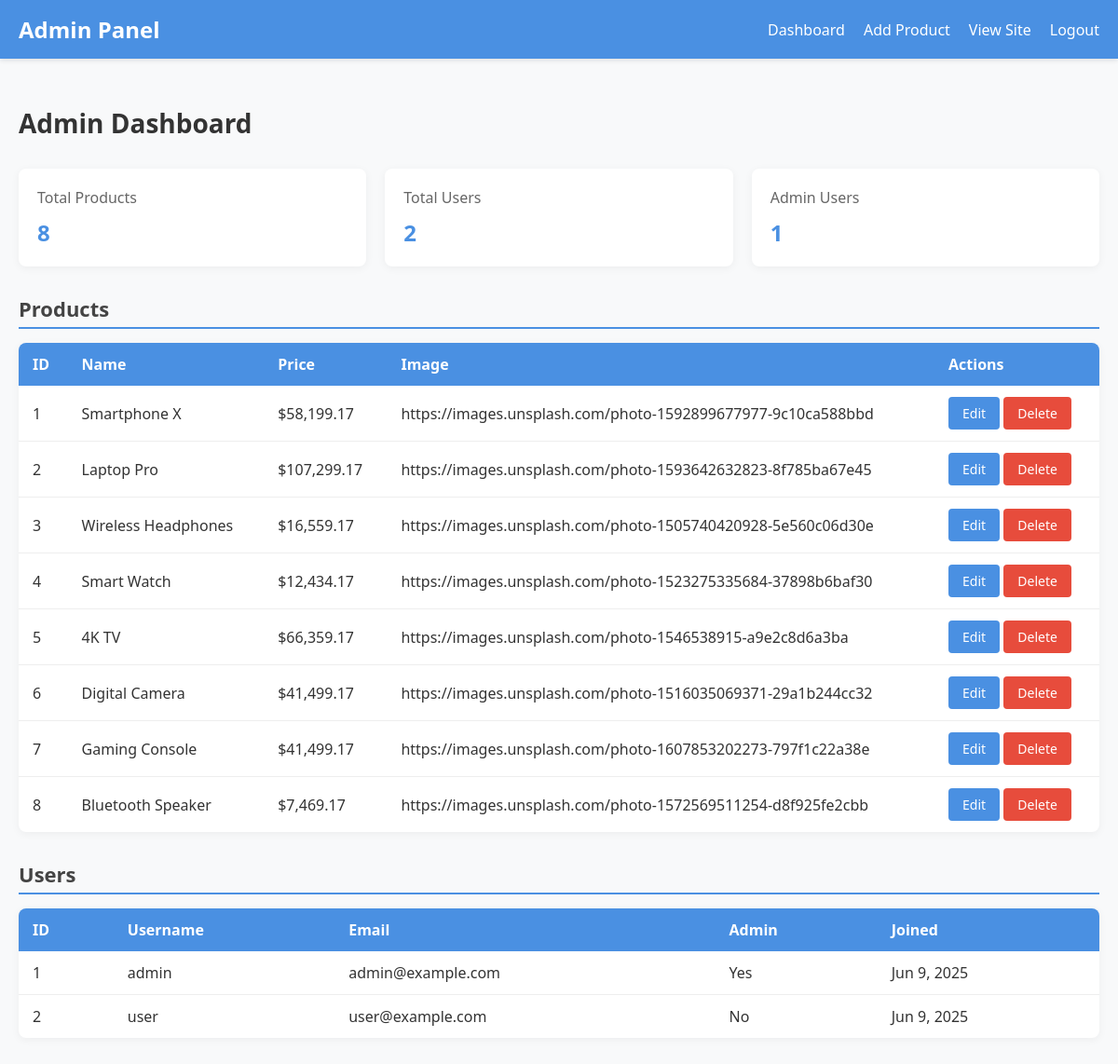
Page /admin/dashboard.php (signed in) on the committed database.
### tables this page shows
CREATE TABLE users (
  id int(11) NOT NULL AUTO_INCREMENT,
  username varchar(50) NOT NULL,
  password varchar(255) NOT NULL,
  email varchar(100) NOT NULL,
  created_at datetime DEFAULT CURRENT_TIMESTAMP,
  is_admin tinyint(1) DEFAULT 0,
  PRIMARY KEY (id),
  UNIQUE KEY username (username),
  UNIQUE KEY email (email)
);

CREATE TABLE products (
  id int(11) NOT NULL AUTO_INCREMENT,
  name varchar(100) NOT NULL,
  description text NOT NULL,
  price decimal(10,2) NOT NULL,
  image varchar(255) DEFAULT 'https://via.placeholder.com/300',
  created_at datetime DEFAULT CURRENT_TIMESTAMP,
  updated_at datetime DEFAULT CURRENT_TIMESTAMP ON UPDATE CURRENT_TIMESTAMP,
  PRIMARY KEY (id)
);

### admin/dashboard.php (the view, shortened to what this page needs)
<?php include '../db.php';
$stmt = $pdo->query("SELECT * FROM products");
$products = $stmt->fetchAll(PDO::FETCH_ASSOC);
$stmt = $pdo->query("SELECT * FROM users");
$users = $stmt->fetchAll(PDO::FETCH_ASSOC);
?>
<!DOCTYPE html>
<html lang="en">
<head>
</head>
<body>
    <header>
        <div class="header-content">
            <div class="logo">Admin Panel</div>
            <div class="nav-links">
                <a href="dashboard.php">Dashboard</a>
                <a href="add_product.php">Add Product</a>
                <a href="../index.php">View Site</a>
                <a href="logout.php">Logout</a>
            </div>
        </div>
    </header>
    <div class="container">
        <h1 class="dashboard-title">Admin Dashboard</h1>
        <div class="stats-container">
            <div class="stat-card">
                <div class="stat-title">Total Products</div>
                <div class="stat-value"><?= count($products) ?></div>
            </div>
            <div class="stat-card">
                <div class="stat-title">Total Users</div>
                <div class="stat-value"><?= count($users) ?></div>
            </div>
            <div class="stat-card">
                <div class="stat-title">Admin Users</div>
                <div class="stat-value">
                    <?= count(array_filter($users, function($user) { return $user['is_admin']; })) ?>
                </div>
            </div>
        </div>
        <h2 class="section-title">Products</h2>
        <table>
            <thead>
                <tr>
                    <th>ID</th>
                    <th>Name</th>
                    <th>Price</th>
                    <th>Image</th>
                    <th>Actions</th>
                </tr>
            </thead>
            <tbody>
                <?php foreach ($products as $product): ?>
                    <tr>
                        <td><?= $product['id'] ?></td>
                        <td><?= htmlspecialchars($product['name']) ?></td>
                        <td>$<?= number_format($product['price'], 2) ?></td>
                        <td><?= htmlspecialchars($product['image']) ?></td>
                        <td>
                            <a href="edit_product.php?id=<?= $product['id'] ?>" class="btn btn-primary">Edit</a>
                            <a href="delete_product.php?id=<?= $product['id'] ?>" class="btn btn-danger" onclick="return confirm('Are you sure you want to delete this product?')">Delete</a>
                        </td>
                    </tr>
                <?php endforeach; ?>
            </tbody>
        </table>
        <h2 class="section-title">Users</h2>
        <table>
            <thead>
                <tr>
                    <th>ID</th>
                    <th>Username</th>
                    <th>Email</th>
                    <th>Admin</th>
                    <th>Joined</th>
                </tr>
            </thead>
            <tbody>
                <?php foreach ($users as $user): ?>
                    <tr>
                        <td><?= $user['id'] ?></td>
                        <td><?= htmlspecialchars($user['username']) ?></td>
                        <td><?= htmlspecialchars($user['email']) ?></td>
                        <td><?= $user['is_admin'] ? 'Yes' : 'No' ?></td>
                        <td><?= date('M j, Y', strtotime($user['created_at'])) ?></td>
                    </tr>
                <?php endforeach; ?>
            </tbody>
        </table>
    </div>
</body>
</html>

### admin/dashboard.php (style rules this page uses)
* { margin: 0; padding: 0; box-sizing: border-box; font-family: 'Segoe UI', Tahoma, Geneva, Verdana, sans-serif; }
body { background-color: #f8f9fa; color: #333; }
.container { max-width: 1200px; margin: 0 auto; padding: 20px; }
header { background-color: #4a90e2; color: white; padding: 15px 0; margin-bottom: 30px; box-shadow: 0 2px 5px rgba(0, 0, 0, 0.1); }
.header-content { display: flex; justify-content: space-between; align-items: center; max-width: 1200px; margin: 0 auto; padding: 0 20px; }
.logo { font-size: 24px; font-weight: bold; }
.nav-links { display: flex; align-items: center; gap: 20px; }
.nav-links a { color: white; text-decoration: none; font-weight: 500; transition: opacity 0.3s; }
.dashboard-title { margin-bottom: 30px; font-size: 28px; color: #333; }
.section-title { margin: 30px 0 15px; font-size: 22px; color: #444; border-bottom: 2px solid #4a90e2; padding-bottom: 5px; }
.btn { display: inline-block; padding: 8px 15px; border-radius: 4px; text-decoration: none; font-weight: 500; transition: background-color 0.3s; border: none; cursor: pointer; font-size: 14px; }
.btn-primary { background-color: #4a90e2; color: white; }
.btn-danger { background-color: #e74c3c; color: white; }
table { width: 100%; border-collapse: collapse; margin-bottom: 30px; background-color: white; box-shadow: 0 2px 10px rgba(0, 0, 0, 0.05); border-radius: 8px; overflow: hidden; }
th { background-color: #4a90e2; color: white; padding: 12px 15px; text-align: left; }
td { padding: 12px 15px; border-bottom: 1px solid #eee; }
tr:last-child td { border-bottom: none; }
.stats-container { display: grid; grid-template-columns: repeat(3, 1fr); gap: 20px; margin-bottom: 30px; }
.stat-card { background-color: white; padding: 20px; border-radius: 8px; box-shadow: 0 2px 10px rgba(0, 0, 0, 0.05); }
.stat-title { font-size: 16px; color: #666; margin-bottom: 10px; }
.stat-value { font-size: 24px; font-weight: bold; color: #4a90e2; }

### rows in the picture
users: is_admin "1", id "1", username "admin", email "admin@example.com", shows "Yes", created_at "Jun 9, 2025"
products: id "1", name "Smartphone X", price "58,199.17", image "https://images.unsplash.com/photo-1592899677977-9c10ca588bbd"
products: id "2", name "Laptop Pro", price "107,299.17", image "https://images.unsplash.com/photo-1593642632823-8f785ba67e45"
products: id "3", name "Wireless Headphones", price "16,559.17", image "https://images.unsplash.com/photo-1505740420928-5e560c06d30e"
products: id "4", name "Smart Watch", price "12,434.17", image "https://images.unsplash.com/photo-1523275335684-37898b6baf30"
products: id "5", name "4K TV", price "66,359.17", image "https://images.unsplash.com/photo-1546538915-a9e2c8d6a3ba"
products: id "6", name "Digital Camera", price "41,499.17", image "https://images.unsplash.com/photo-1516035069371-29a1b244cc32"
products: id "7", name "Gaming Console", price "41,499.17", image "https://images.unsplash.com/photo-1607853202273-797f1c22a38e"
products: id "8", name "Bluetooth Speaker", price "7,469.17", image "https://images.unsplash.com/photo-1572569511254-d8f925fe2cbb"
users: id "2", username "user", email "user@example.com", is_admin "No", created_at "Jun 9, 2025"

### other values in the picture
count($products) "8"
count($users) "2"
